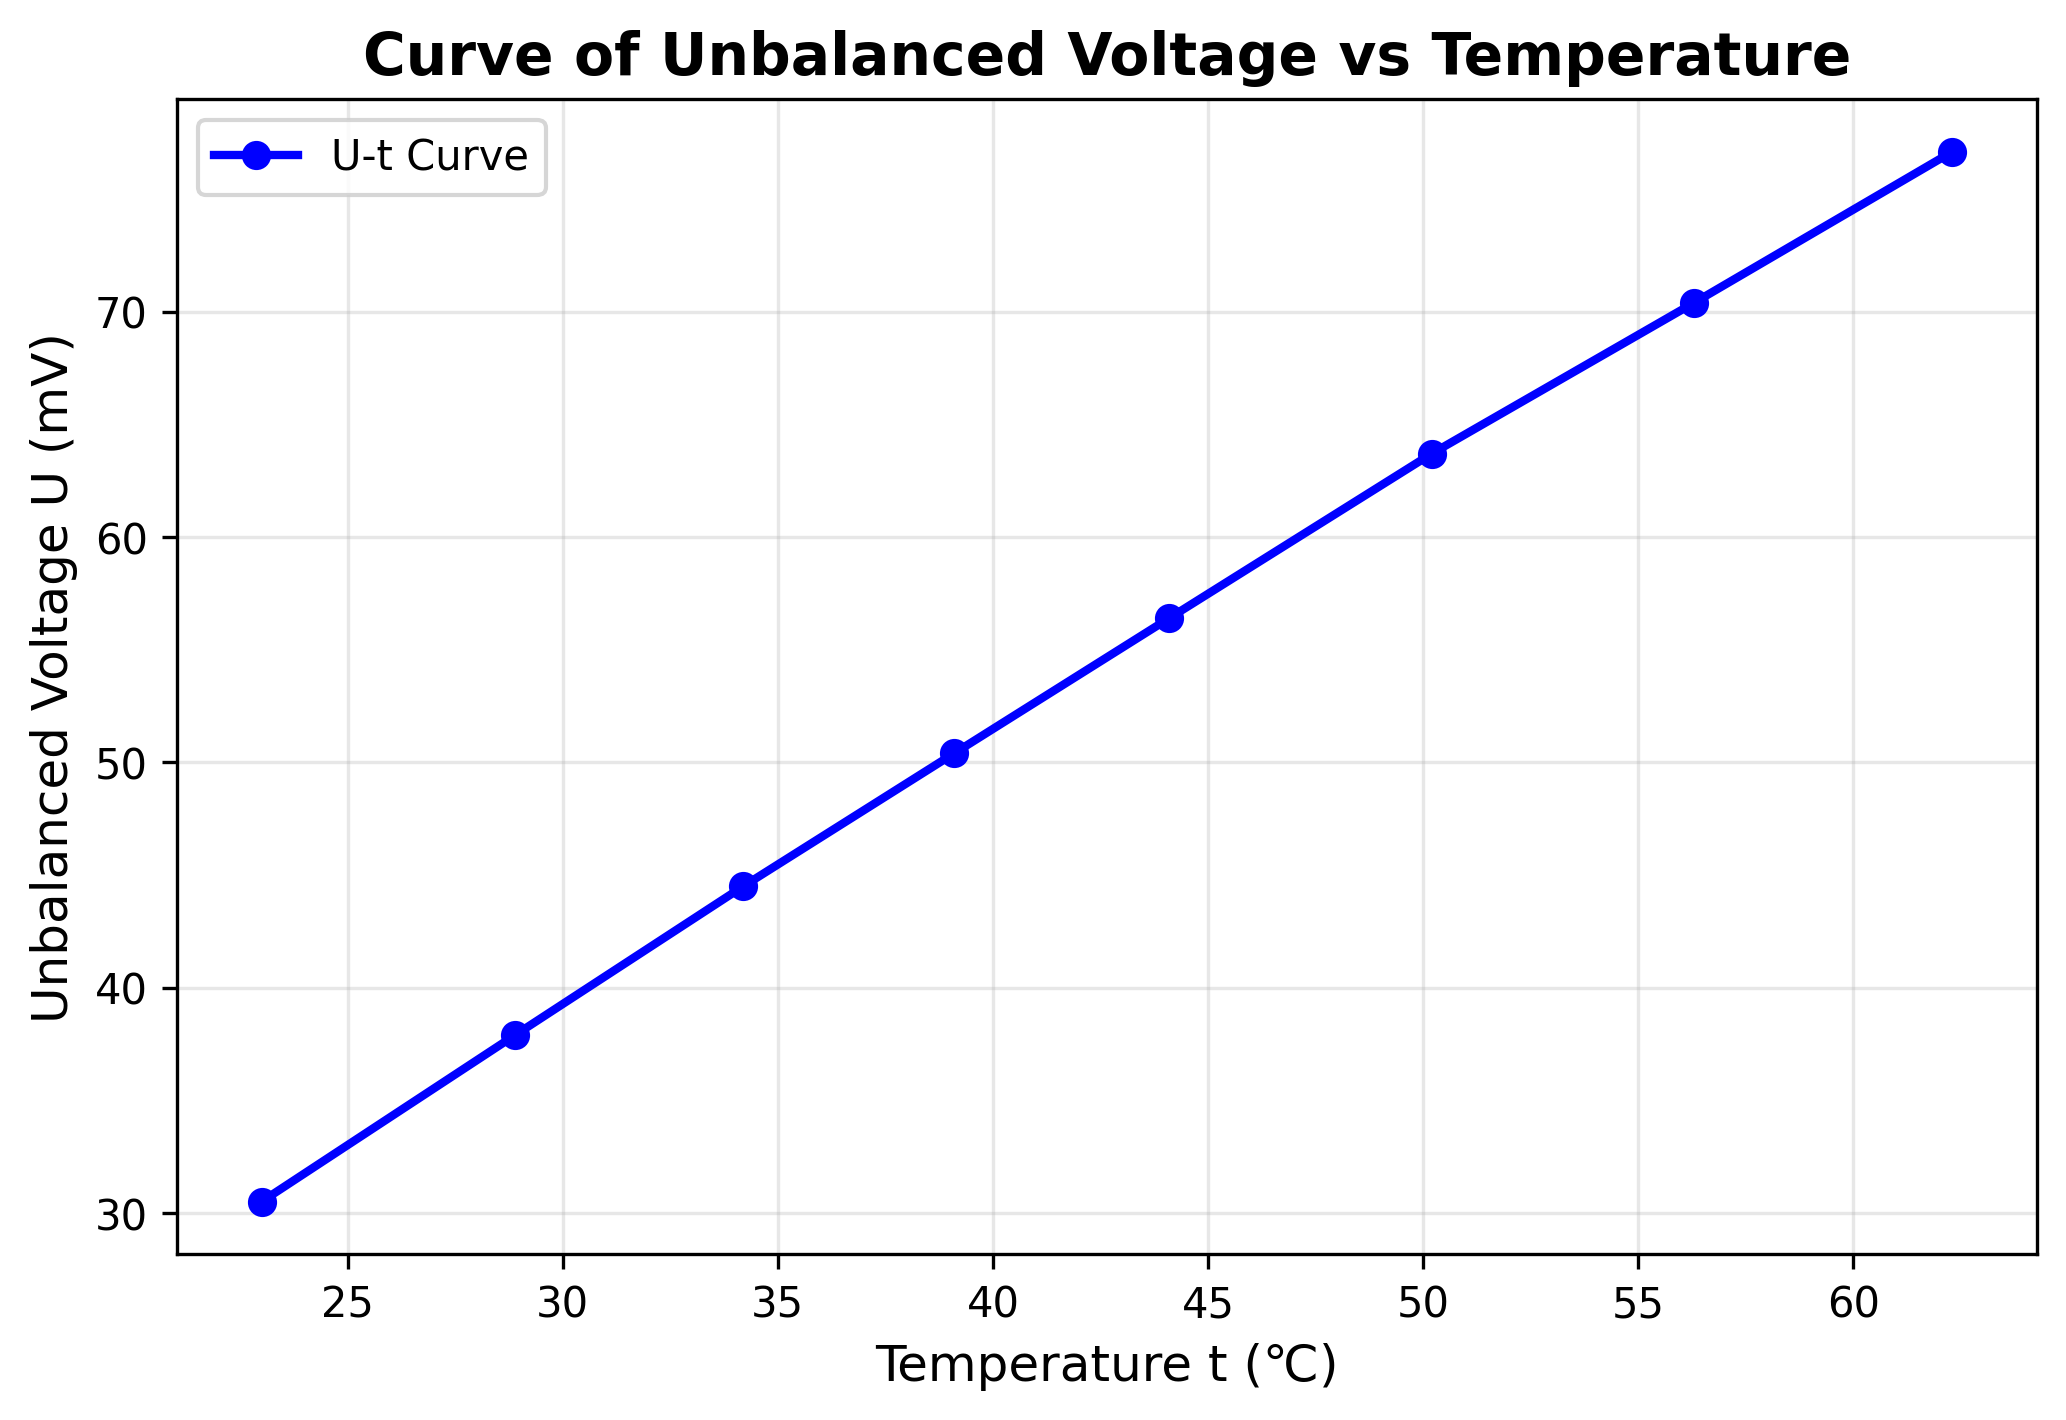

Write Python code to recreate this figure.
# 导入绘图库
import matplotlib.pyplot as plt

# ====================== 1. 整理数据 ======================
# Temperature t (℃)
t = [23.0, 28.9, 34.2, 39.1, 44.1, 50.2, 56.3, 62.3]
# Unbalanced voltage U (mV)
U = [30.5, 37.9, 44.5, 50.4, 56.4, 63.7, 70.4, 77.1]

# ====================== 2. 绘图设置 ======================
# 移除中文字体配置（无需处理中文，避免显示异常）
plt.figure(figsize=(8, 5))  # Canvas size: 8 inches (width) × 5 inches (height)

# 绘制曲线（散点+折线，清晰展示数据点和趋势）
plt.plot(t, U, marker='o', color='blue', linestyle='-', linewidth=2, markersize=6, label='U-t Curve')

# ====================== 3. 图表标注（全英文） ======================
plt.xlabel('Temperature t (℃)', fontsize=12)  # X-axis label
plt.ylabel('Unbalanced Voltage U (mV)', fontsize=12)  # Y-axis label
plt.title('Curve of Unbalanced Voltage vs Temperature', fontsize=14, fontweight='bold')  # Title
plt.grid(True, alpha=0.3)  # Show grid (low transparency for readability)
plt.legend(loc='best')  # Show legend (auto find best position)

# ====================== 4. 保存图片 ======================
# Save as plot1.png, 300 dpi for high clarity, tight layout to avoid label truncation
plt.savefig('plot1.png', dpi=300, bbox_inches='tight')

# No plt.show() - directly save the image to local directory